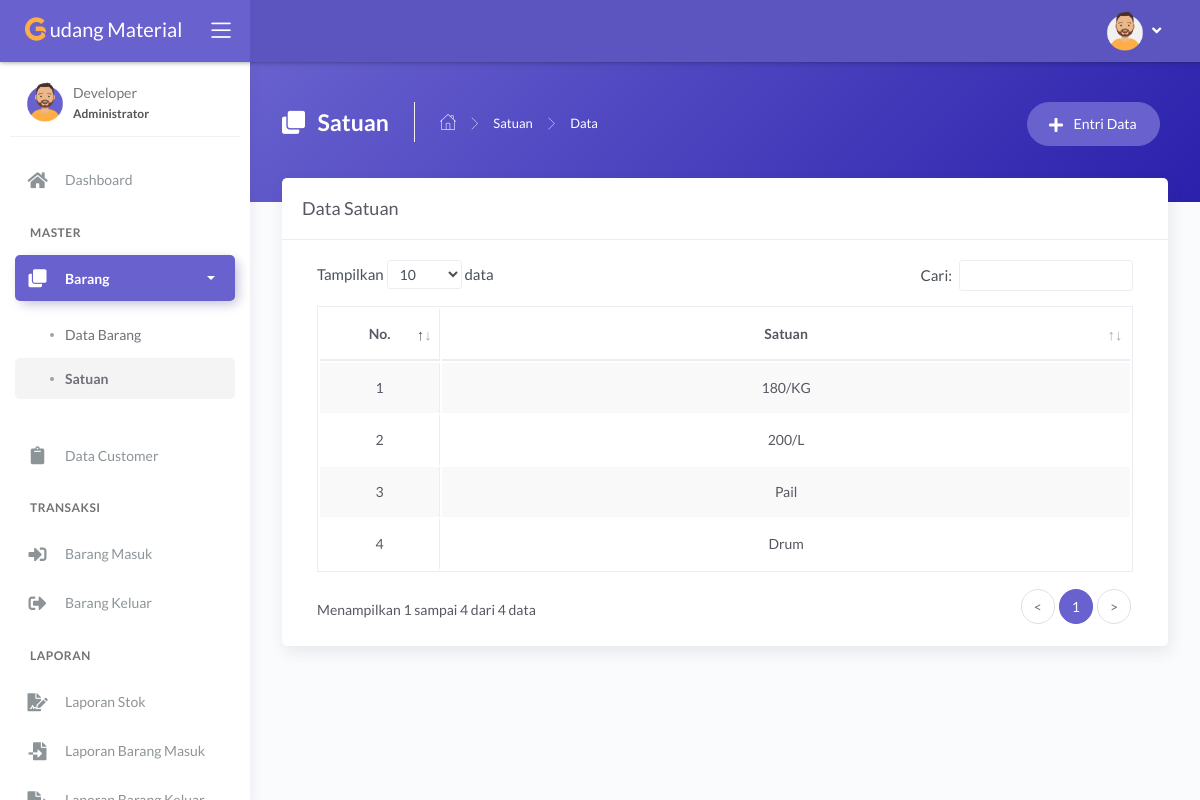
/main.php?module=satuan (signed in), run on an earlier commit of the app's database.
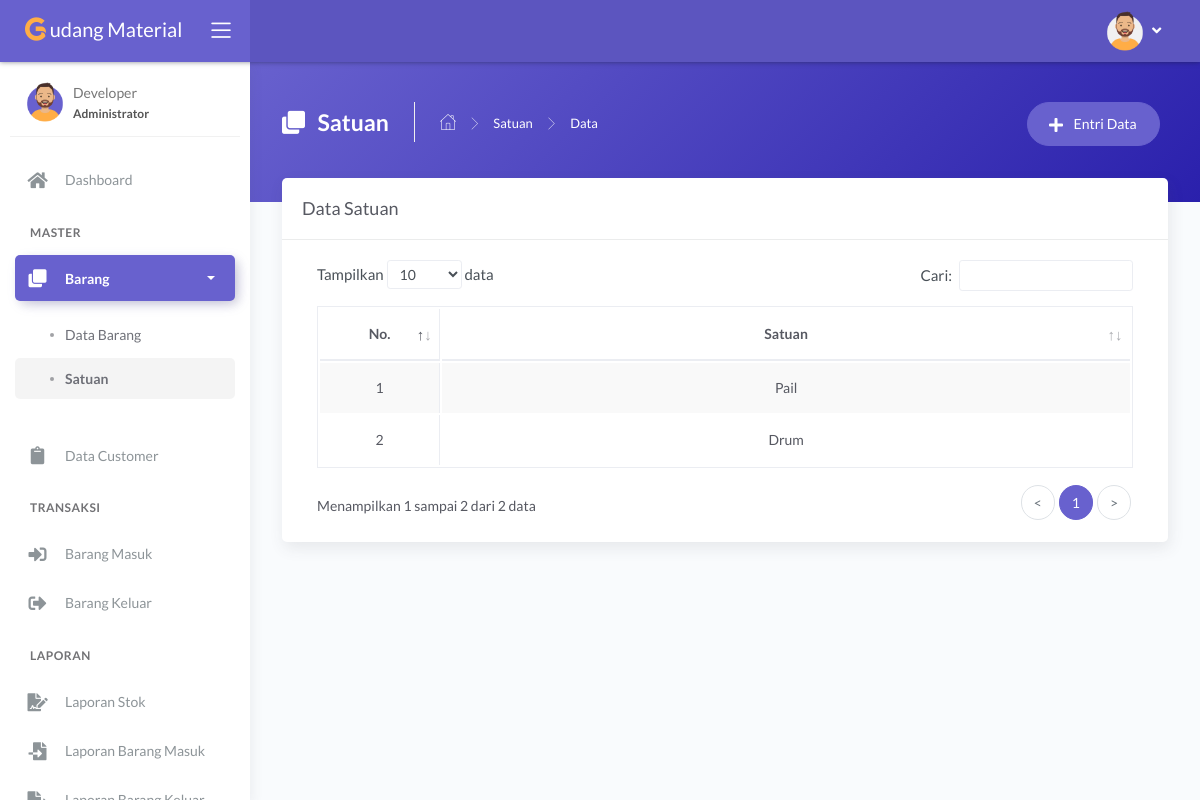
And on a later commit of the database.
### tables this page shows
CREATE TABLE `tbl_satuan` (
  `id_satuan` int(11) NOT NULL,
  `nama_satuan` varchar(30) NOT NULL
);

### modules/satuan/tampil_data.php (the view, shortened to what this page needs)
<?php
if (basename($_SERVER['PHP_SELF']) === basename(__FILE__)) {
  header('location: 404.html');
}
else {
?>
  <div class="panel-header bg-secondary-gradient">
    <div class="page-inner py-45">
      <div class="d-flex align-items-left align-items-md-top flex-column flex-md-row">
        <div class="page-header text-white">
          <h4 class="page-title text-white"><i class="fas fa-clone mr-2"></i> Satuan</h4>
          <ul class="breadcrumbs">
            <li class="nav-home"><a href="?module=dashboard"><i class="flaticon-home text-white"></i></a></li>
            <li class="separator"><i class="flaticon-right-arrow"></i></li>
            <li class="nav-item"><a href="?module=satuan" class="text-white">Satuan</a></li>
            <li class="separator"><i class="flaticon-right-arrow"></i></li>
            <li class="nav-item"><a>Data</a></li>
          </ul>
        </div>
        <div class="ml-md-auto py-2 py-md-0">
          <a href="?module=form_entri_satuan" class="btn btn-secondary btn-round mr-2">
            <span class="btn-label"><i class="fa fa-plus mr-2"></i></span> Entri Data
          </a>
        </div>
      </div>
    </div>
  </div>
  <div class="page-inner mt--5">
    <div class="card">
      <div class="card-header">
        <div class="card-title">Data Satuan</div>
      </div>
      <div class="card-body">
        <div class="table-responsive">
          <table id="basic-datatables" class="display table table-bordered table-striped table-hover">
            <thead>
              <tr>
                <th class="text-center">No.</th>
                <th class="text-center">Satuan</th>
              </tr>
            </thead>
            <tbody>
              <?php
              $no = 1;
              $query = mysqli_query($mysqli, "SELECT * FROM tbl_satuan ORDER BY id_satuan DESC")
                                              or die('Ada kesalahan pada query tampil data : ' . mysqli_error($mysqli));
              while ($data = mysqli_fetch_assoc($query)) { ?>
                <tr>
                  <td width="30" class="text-center"><?php echo $no++; ?></td>
                  <td width="300" class="text-center"><?php echo $data['nama_satuan']; ?></td>
                </tr>
              <?php } ?>
            </tbody>
          </table>
        </div>
      </div>
    </div>
  </div>
<?php } ?>

What changed in the data, as far as the page shows it:
removed tbl_satuan: nama_satuan "180/KG"
removed tbl_satuan: nama_satuan "200/L"
Also different on the page:
text written by a page script: "Tampilkan data Cari: Menampilkan 1 sampai 4 dari 4 data < 1 >" → "Tampilkan data Cari: Menampilkan 1 sampai 2 dari 2 data < 1 >"
